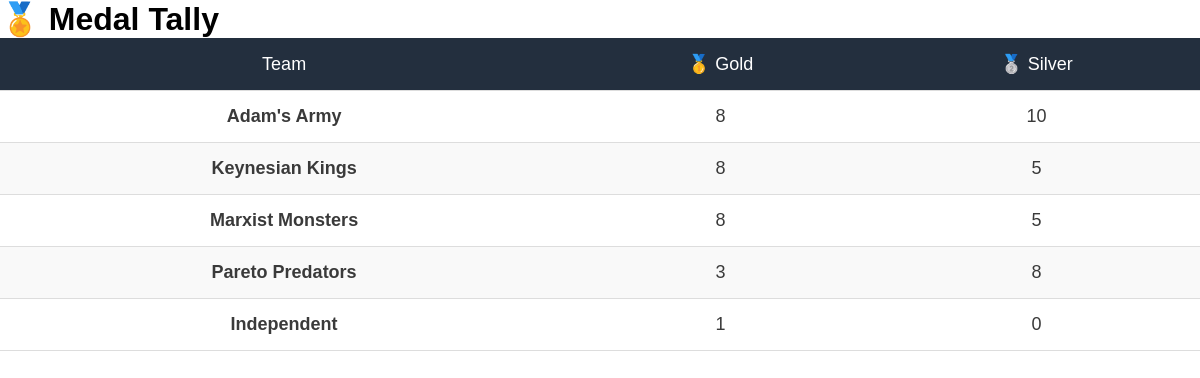
Page /medal-tally on the committed database.
### tables this page shows
CREATE TABLE medal (
    id INTEGER PRIMARY KEY AUTOINCREMENT,
    team TEXT NOT NULL,
    gold INTEGER DEFAULT 0,
    silver INTEGER DEFAULT 0
);

### app.py (the view)
@app.route('/medal-tally')
def medal_tally():
    medal = query_db('SELECT team, gold, silver FROM medal ORDER BY gold DESC, silver DESC')
    if not medal:
        return render_template('medal.html', medal=None)
    return render_template('medal.html', medal=medal)

### app.py (called while the page is built)
def query_db(query, args=(), one=False):
    conn = sqlite3.connect('sports_fest.db')
    conn.row_factory = sqlite3.Row  # Ensures the results are returned as a dictionary
    cur = conn.cursor()
    cur.execute(query, args)
    rv = cur.fetchall()  # Fetch all rows
    conn.close()  # No need for commit for SELECT queries
    return (rv[0] if rv else None) if one else rv

### templates/medal.html (shortened to what this page needs)
<!DOCTYPE html>
<html lang="en">
<head>
    <link rel="stylesheet" href="{{ url_for('static', filename='medal.css') }}">
</head>
<body>
    <div class="container">
        <h1>🏅 Medal Tally</h1>
        {% if medal %}
        <table>
            <thead>
                <tr>
                    <th>Team</th>
                    <th>🥇 Gold</th>
                    <th>🥈 Silver</th>
                </tr>
            </thead>
            <tbody>
                {% for row in medal %}
                <tr>
                    <td class="team-name">{{ row['team'] }}</td>
                    <td class="gold">{{ row['gold'] }}</td>
                    <td class="silver">{{ row['silver'] }}</td>
                </tr>
                {% endfor %}
            </tbody>
        </table>
        {% else %}
        <p class="no-data">No medal data available.</p>
        {% endif %}
    </div>
</body>
</html>

### static/medal.css (style rules this page uses)
* { margin: 0; padding: 0; box-sizing: border-box; font-family: Arial, sans-serif; }
table { width: 100%; border-collapse: collapse; text-align: center; }
th, td { padding: 15px; font-size: 18px; font-weight: normal; border-bottom: 1px solid #ddd; }
th { background-color: #232f3e; color: white; }
tr:nth-child(even) { background-color: #f9f9f9; }
td.team-name { font-weight: bold; color: #3a3a3a; }
td.gold { color: #3a3a3a; }
td.silver { color: #3a3a3a; }

### rows in the picture
medal: team "Adam's Army", gold "8", silver "10"
medal: team "Keynesian Kings", gold "8", silver "5"
medal: team "Marxist Monsters", gold "8", silver "5"
medal: team "Pareto Predators", gold "3", silver "8"
medal: team "Independent", gold "1", silver "0"
